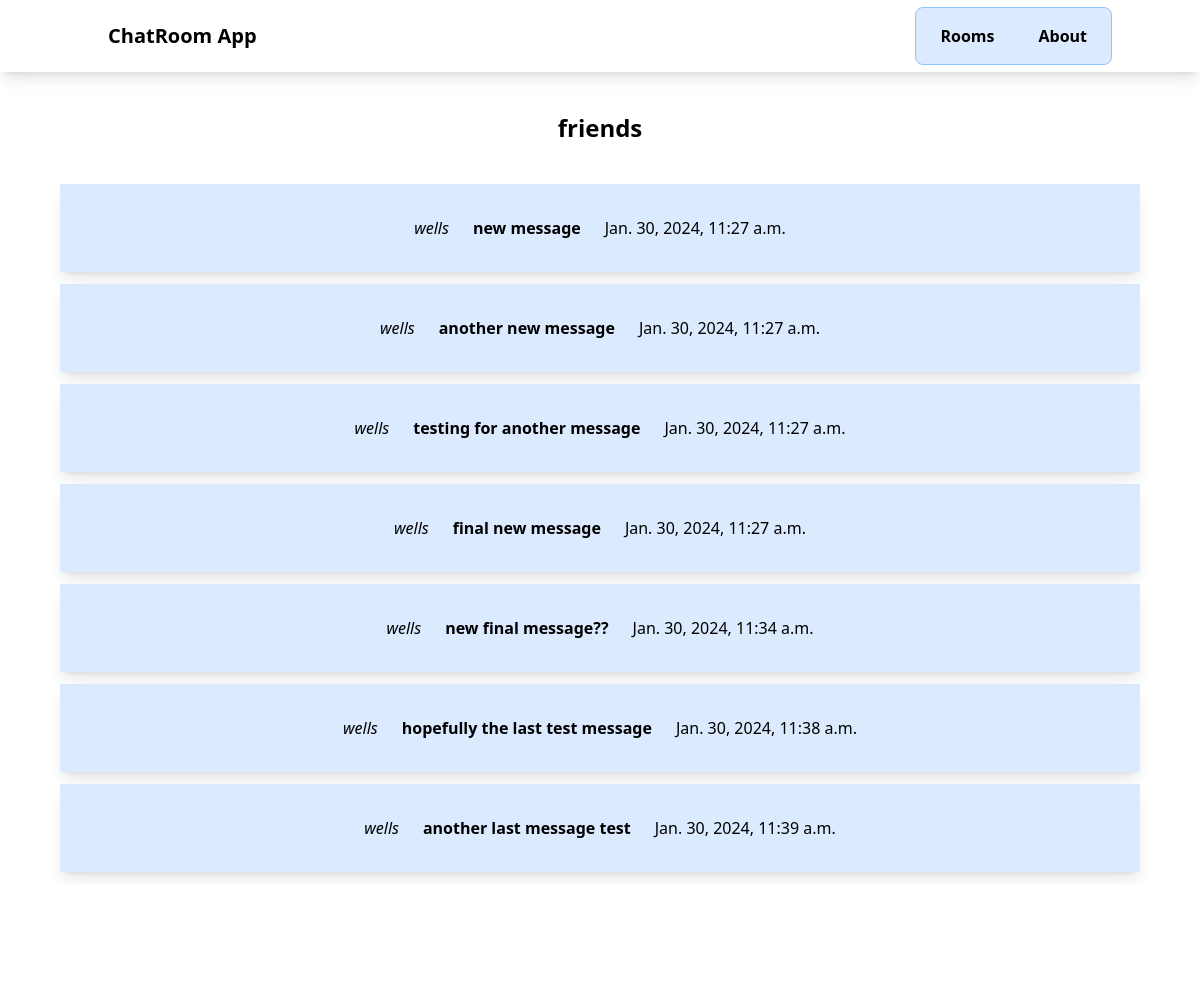
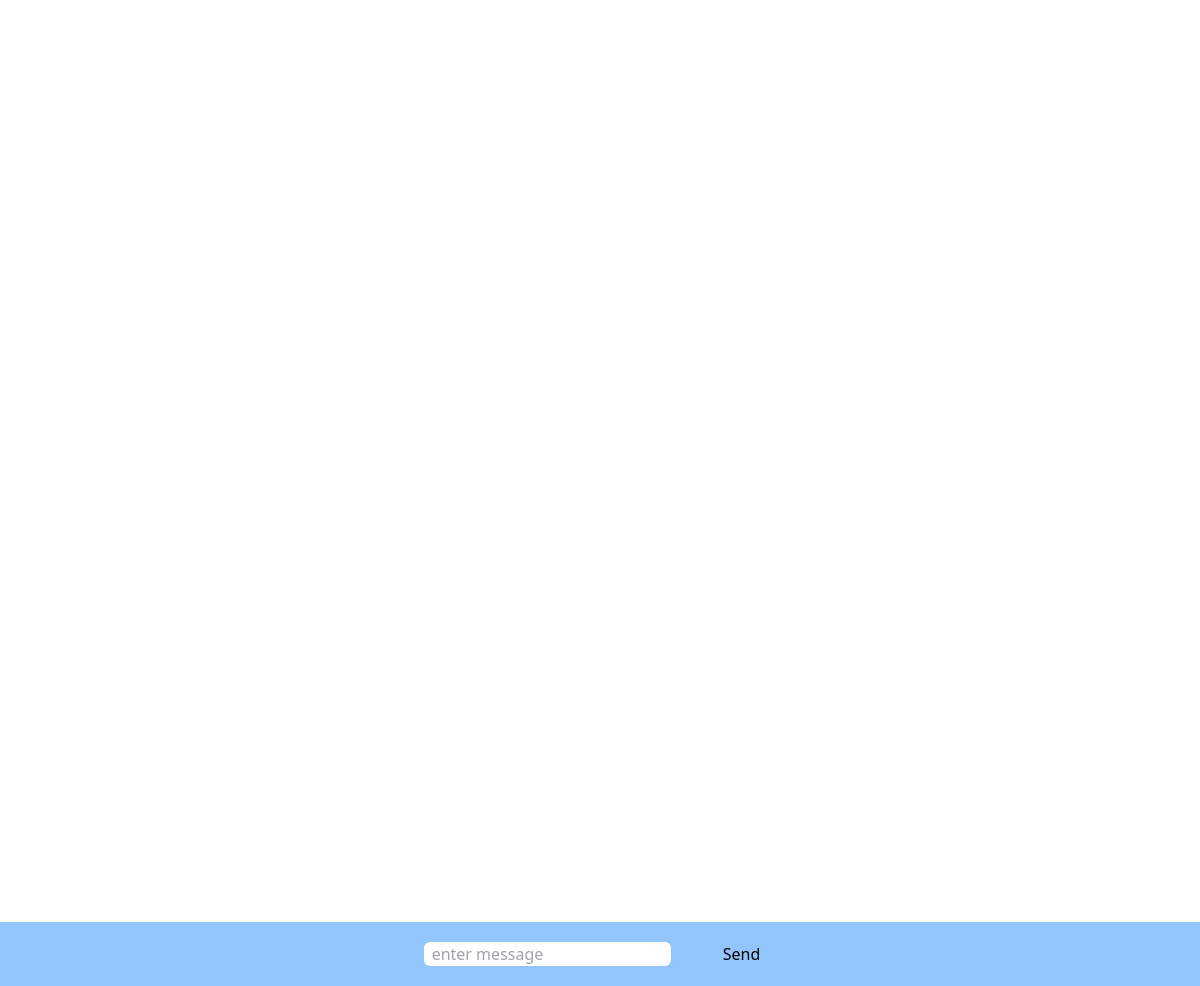
Screenshot of /rooms/friends/ with the database file from the repository (2 pictures, top to bottom).
### chatapp/models.py (models this page shows)
class ChatRoom(models.Model):
    name = models.CharField(max_length=100)
    slug = models.SlugField(unique=True)

class ChatMessage(models.Model):
    user = models.ForeignKey(User, on_delete=models.CASCADE)
    room = models.ForeignKey(ChatRoom, on_delete=models.CASCADE)
    message_content = models.TextField()
    date = models.DateTimeField(auto_now=True)
    class Meta:
        ordering=('date',) # ordering them by date

### chatapp/views.py (the view)
# urls.py: path("<slug:slug>/", views.chatroom, name="chatroom"),
def chatroom(request, slug):
    chatroom = ChatRoom.objects.get(slug=slug)
    messages = ChatMessage.objects.filter(room=chatroom)[0:30] # displaying first 30 messages
    return render(request, 'chatapp/room.html', {'chatroom': chatroom, 'messages': messages})

### chatapp/templates/chatapp/room.html (shortened to what this page needs)
{% extends 'chatapp/base.html' %}
{% block body %}
<div class="m-10 font-bold w-100 text-center text-2xl">
    {{ chatroom.name }}
</div>
<div class="message-container m-5 mb-16 overflow-auto h-[700px]" id="message-container">
    <div id="chat-messages">
        {% for message in messages %}
        <div class="message shadow-lg p-5 m-3 mr-10 ml-10 w-100 flex justify-center items-center bg-blue-100">
            <div class="p-3 italic">{{ message.user.username }}</div>
            <div class="p-3 font-bold">{{ message.message_content }}</div>
            <div class="p-3">{{ message.date }}</div>
        </div>
        {% endfor %}
    </div>
</div>
<div class="form-container fixed inset-x-0 bottom-0 bg-blue-300 p-5 text-center">
    <form action="" method="POST">
        <input id="message-input" type="text" class="rounded-md px-2 mr-3" name="message" placeholder="enter message">
        <button class="ml-5 px-4 hover:bg-blue-400 hover:font-bold rounded-lg" id="send-button"
            type="submit">Send</button>
    </form>
</div>
{% endblock %}

### chatapp/templates/chatapp/base.html (shortened to what this page needs)
<!DOCTYPE html>
<html lang="en">
<head>
    <script src="https://cdn.tailwindcss.com"></script>
</head>
<body>
    <nav class="shadow-lg">
        <div class="container flex flex-wrap justify-between mx-auto">
            <a class="flex items-center m-3" href="">
                <span class="self-center text-xl font-semibold">ChatRoom App</span>
            </a>
            <div class="flex items-center justify-between">
                <ul class="flex justify-between gap-7 border rounded-lg border-blue-300 font-bold bg-blue-100 p-4">
                    <li><a class="p-2 hover:rounded hover:bg-blue-400" href="">Rooms</a></li>
                    <li><a class="p-2 hover:rounded hover:bg-blue-400" href="">About</a></li>
                </ul>
            </div>
        </div>
    </nav>
    {% block body %}
    {% endblock %}
</body>
</html>

### rows the page displays
ChatRoom: name "friends"
ChatMessage: user.username "wells", message_content "new message", date "Jan. 30, 2024, 11:27 a.m."
ChatMessage: user.username "wells", message_content "another new message", date "Jan. 30, 2024, 11:27 a.m."
ChatMessage: user.username "wells", message_content "testing for another message", date "Jan. 30, 2024, 11:27 a.m."
ChatMessage: user.username "wells", message_content "final new message", date "Jan. 30, 2024, 11:27 a.m."
ChatMessage: user.username "wells", message_content "new final message??", date "Jan. 30, 2024, 11:34 a.m."
ChatMessage: user.username "wells", message_content "hopefully the last test message", date "Jan. 30, 2024, 11:38 a.m."
ChatMessage: user.username "wells", message_content "another last message test", date "Jan. 30, 2024, 11:39 a.m."
